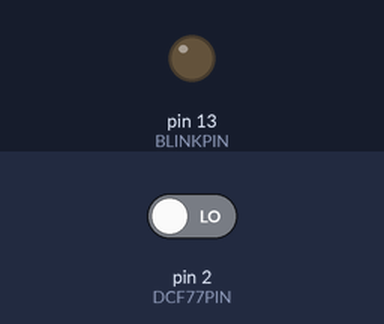
This sketch was run on a simulated Arduino Uno, built with avr-gcc and run on an emulated ATmega328P. Parts: output pins drawn as LEDs (lit = HIGH). Inputs (shaded band) come from the test bench; at power-on: pin 2 (DCF77PIN) LOW. What the sketch prints to the serial monitor is not drawn.

Above: at 1.2 s.
1.3 s: pin 2 (DCF77PIN) driven HIGH
At 1.7 s:
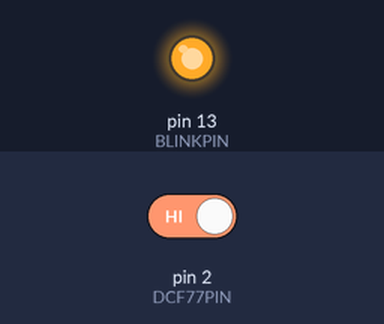
2.8 s: pin 2 (DCF77PIN) driven LOW
At 4.1 s:
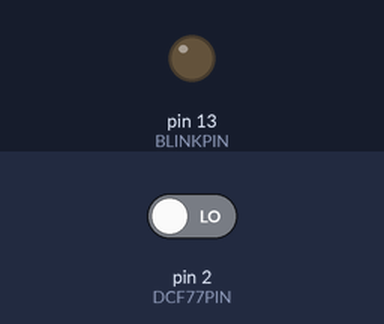
Timing chart, 0 to 5.8 s (numbered marks = the images above; inputs shaded):
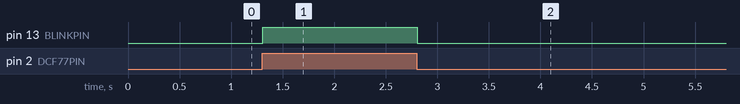

Measured:
- after the input at 1.3 s, pin 13 (BLINKPIN): LOW → HIGH at once
- after the input at 2.8 s, pin 13 (BLINKPIN): HIGH → LOW at once

The sketch:

DcfTest.ino
```cpp
#define BLINKPIN 13
#define DCF77PIN 2
int prevSensorValue=0;
void setup() {
  Serial.begin(9600);
  pinMode(DCF77PIN, INPUT);
  pinMode(13, OUTPUT);
  Serial.println("0ms 100ms 200ms 300ms 400ms 500ms 600ms 700ms 800ms 900ms 1000ms 1100ms 1200ms");
}

void loop() {
  int sensorValue = digitalRead(2);
  if (sensorValue==1 && prevSensorValue==0) {
    Serial.println("");
  }
  digitalWrite(BLINKPIN, sensorValue);
  Serial.print(sensorValue);
  prevSensorValue = sensorValue;
  delay(10);
}
```
